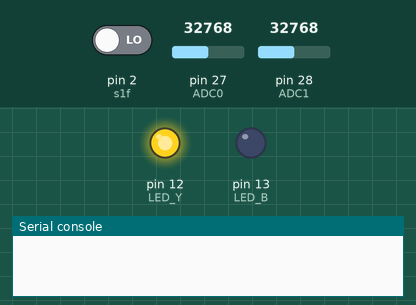
A program run on a simulated MicroPython board. On the bench: output pins drawn as LEDs (lit = HIGH), the last lines printed to the serial console. The test bench sets the inputs (shaded band); at power-on: pin 2 (s1f) LOW, pin 27 (ADC0) = 32768, pin 28 (ADC1) = 32768 (analog values on the 0–65535 scale). Files the program writes start out absent.

Above: at 1.2 s.
1.3 s: pin 2 (s1f) driven HIGH
At 1.9 s:
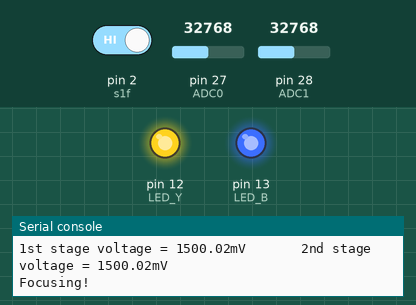
2.8 s: pin 2 (s1f) driven LOW
At 4.2 s:
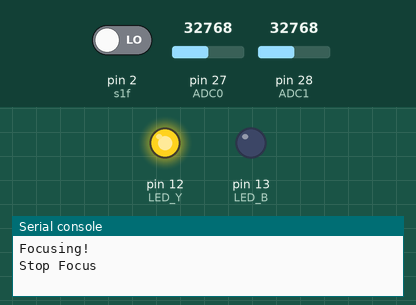
Timing chart, 0 to 5.8 s (numbered marks = the images above; inputs shaded):
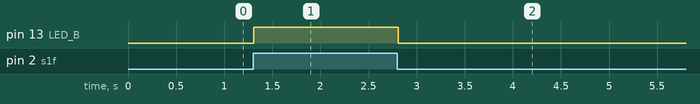

The program:

LM_Cal.py
```python
from machine import Pin,ADC
import time

_CAMERA_DBG_ = True
S1F_PIN = 2 # Sw 1 Focus
LED_B_PIN = 13
LED_Y_PIN = 12
LED_B = Pin(LED_B_PIN, Pin.OUT,value = 0)
LED_Y = Pin(LED_Y_PIN, Pin.OUT,value = 1)
adc_de_bonuce_count = 70
Red_Button_Pressed = 1
if_focused = False
de_bounce_time = 1
de_bounce_count = 10
ADC_STAGE1_PIN = 27
ADC_STAGE2_PIN = 28
s1f = Pin(S1F_PIN,Pin.IN)
ADC0 = ADC(Pin(ADC_STAGE1_PIN))  # 初始化ADC
ADC1 = ADC(Pin(ADC_STAGE2_PIN))  # 初始化ADC
if_focused = False


def de_bounce_read_pins(pin_list):
    global de_bounce_time,de_bounce_count
    pin_value = [0]*len(pin_list)
    for i in range(de_bounce_count):
        for j in range(len(pin_list)):
            pin_value[j] += pin_list[j].value()
        time.sleep_ms(de_bounce_time)
    for i in range(len(pin_value)):
        pin_value[i] = round(pin_value[i]/de_bounce_count)
        if i >1:
            i = 1
    return pin_value

def meter_cal():
    read_voltage0 = 0
    read_voltage1 = 0
    for i in range(adc_de_bonuce_count):
        read_voltage0 += ADC0.read_u16()*3000/65535   # 读取ADC通道0的数值并根据ADC电压计算公式得到GPIO26引脚上的电压
        read_voltage1 += ADC1.read_u16()*3000/65535   # 读取ADC通道0的数值并根据ADC电压计算公式得到GPIO26引脚上的电压
        time.sleep_ms(1)
    read_voltage0 = read_voltage0/adc_de_bonuce_count
    read_voltage1 = read_voltage1/adc_de_bonuce_count
    if _CAMERA_DBG_:
        print("1st stage voltage = {0:.2f}mV \t\t  2nd stage voltage = {1:.2f}mV \t\t".format(read_voltage0, read_voltage1))

    f = open('meter_cal.txt','a')
    f.write("{0:.2f};{1:.2f}\n".format(read_voltage0, read_voltage1))
    f.close()


while True:
    foc = de_bounce_read_pins([s1f])[0]
    if foc == Red_Button_Pressed and if_focused == False:
        LED_B.value(1)
        #S1F_FBW.value(1);
        meter_cal()
        if_focused = True
        print("Focusing!")

    if foc != Red_Button_Pressed and if_focused == True:
        #S1F_FBW.value(0);
        if_focused = False
        LED_B.value(0)
        print("Stop Focus")
```

Measured:
- after the input at 1.3 s, pin 13 (LED_B): LOW → HIGH at once
- after the input at 2.8 s, pin 13 (LED_B): HIGH → LOW at once
